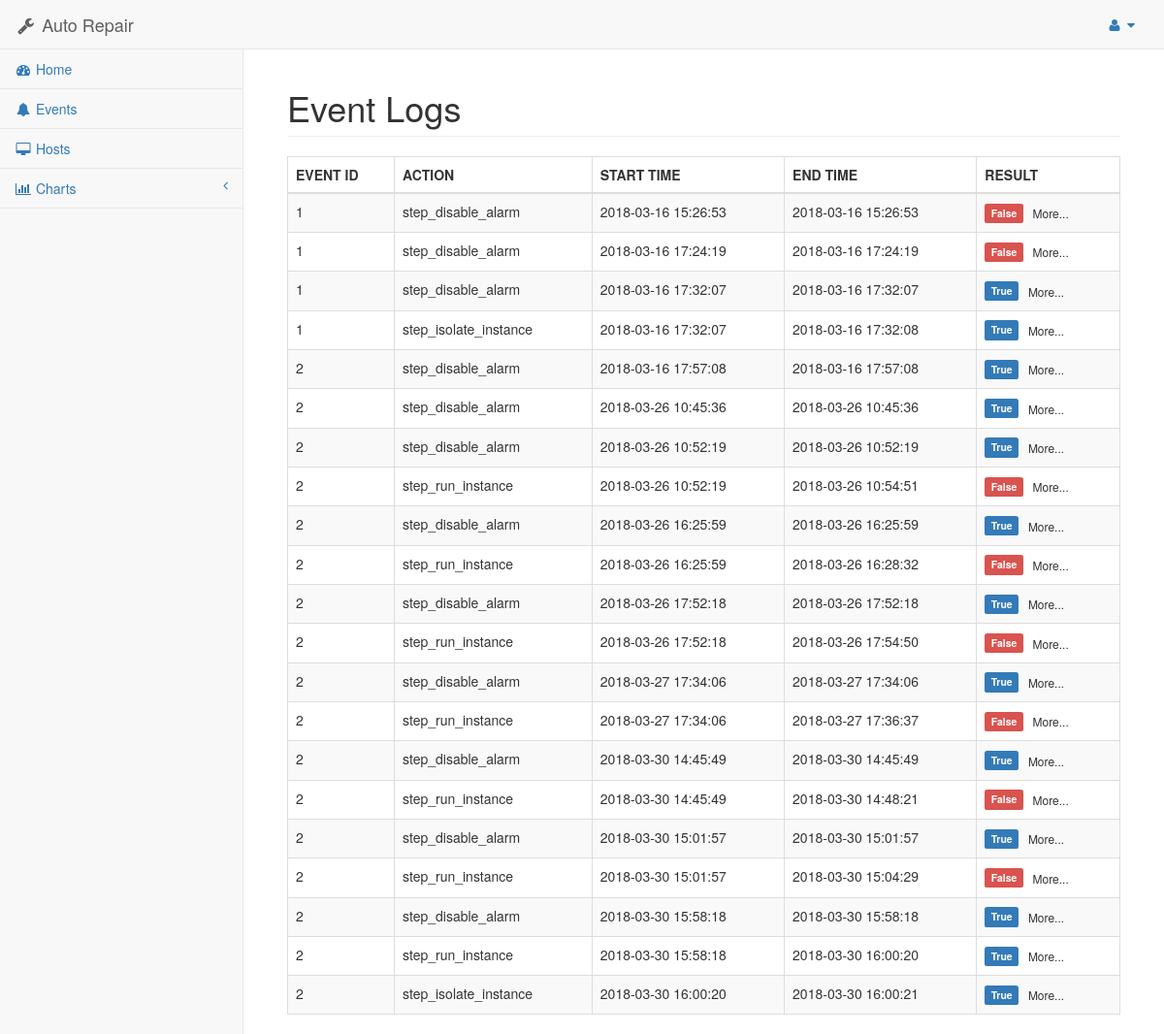
Page /event_logs/ on the committed database.
### asset/models.py (models this page shows, shortened)
class EventLog(models.Model):
    event = models.ForeignKey(OnlineEvent)
    start_time = models.DateTimeField()
    end_time = models.DateTimeField()
    action = models.CharField(max_length=500)
    result = models.CharField(max_length=100)
    args = models.TextField()
    note = models.TextField()

class OnlineEvent(models.Model):
    source = models.CharField(max_length=500)
    resource_type = models.CharField(max_length=500)
    event_type = models.CharField(max_length=500)
    resource_id = models.CharField(max_length=500)
    event_state = models.CharField(max_length=100, default="new")
    detail = models.TextField()
    result_detail = models.TextField()
    created_at = models.DateTimeField(auto_now_add=True)
    region = models.ForeignKey(Region, default=1)

### asset/views.py (the view)
# urls.py: url(r'event_logs/$', views.EventLogsView.as_view(), name='event_logs'),
class EventLogsView(View):
    template_name = 'asset/event_logs.html'
    context = {
        'title': "Event Logs"
    }
    def get(self, request):
        if request.GET.get('id'):
            event_logs = EventLog.objects.filter(event__id=request.GET.get('id'))
        else:
            event_logs = EventLog.objects.all()
        self.context['event_logs'] = event_logs
        return render(request, self.template_name, self.context)

### asset/templates/asset/event_logs.html (shortened to what this page needs)
{% extends 'asset/layout.html' %}
{% block content %}
<table class="table table-striped table-bordered table-hover">
    <thead>
        <th>EVENT ID</th>
        <th>ACTION</th>
        <th>START TIME</th>
        <th>END TIME</th>
        <th>RESULT</th>
    </thead>
    <tbody>
        {% for log in event_logs %}
        <tr>
            <td>{{log.event.id}}</td>
            <td>{{log.action}}</td>
            <td>{{log.start_time|date:"Y-m-d H:i:s"}}</td>
            <td>{{log.end_time|date:"Y-m-d H:i:s"}}</td>
            <td>
                {% if log.result == 'True' %}
                <span class="label label-lg label-primary"> {{log.result}}</span>
                <span
                class="btn btn-xs btn-white no-border tooltip-info"
                data-toggle="popover"
                data-placement="left"
                data-original-title="OK"
                data-content="{{log.note}}"
                title="" >More...</span>
                {% else %}
                <span class="label label-lg label-danger"> {{log.result}}</span>
                <span
                class="btn btn-xs btn-white no-border tooltip-error"
                data-toggle="popover"
                data-placement="left"
                data-original-title="Failed"
                data-content="{{log.note}}"
                title="" >More...</span>
                {% endif %}
            </td>
        </tr>
        {% endfor %}
    </tbody>
</table>
{% endblock %}

### asset/templates/asset/layout.html (shortened to what this page needs)
<!DOCTYPE html>{% load staticfiles %}
<html lang="en">
<head>
    <link href="{% static 'css/bootstrap.min.css' %}" rel="stylesheet">
    <link href="{% static 'css/metisMenu.min.css' %}" rel="stylesheet">
    <link href="{% static 'css/sb-admin-2.min.css' %}" rel="stylesheet">
    <link href="{% static 'css/font-awesome.min.css' %}" rel="stylesheet" type="text/css">
</head>
<body>
    <div id="wrapper">
        <nav class="navbar navbar-default navbar-static-top" role="navigation" style="margin-bottom: 0">
            <div class="navbar-header">
                <a class="navbar-brand" href="{% url 'index' %}">
                    <i class="fa fa-wrench fa-fw"></i>
                    Auto Repair
                </a>
            </div>
            <ul class="nav navbar-top-links navbar-right">
                <li class="dropdown">
                    <a class="dropdown-toggle" data-toggle="dropdown" href="#">
                        <i class="fa fa-user fa-fw"></i> <i class="fa fa-caret-down"></i>
                    </a>
                </li>
            </ul>
            <div class="navbar-default sidebar" role="navigation">
                <div class="sidebar-nav navbar-collapse">
                    <ul class="nav" id="side-menu">
                        <li>
                            <a href="{% url 'index' %}"><i class="fa fa-dashboard fa-fw"></i> Home</a>
                        </li>
                        <li>
                            <a href="{% url 'online_events' %}"><i class="fa fa-bell fa-fw"></i> Events</a>
                        </li>
                        <li>
                            <a href="{% url 'hosts' %}"><i class="fa fa-desktop fa-fw"></i> Hosts</a>
                        </li>
                        <li>
                            <a href="#"><i class="fa fa-bar-chart-o fa-fw"></i> Charts<span class="fa arrow"></span></a>
                        </li>
                    </ul>
                </div>
            </div>
        </nav>
        <div id="page-wrapper">
            <div class="container-fluid">
                <div class="row">
                    <div class="col-lg-12">
                        <h1 class="page-header">{{title}}</h1>
                    </div>
                </div>
                <div class="row">
                    <div class="col-lg-12">
                        {% block content %}{% endblock %}
                    </div>
                </div>
            </div>
        </div>
    </div>
</body>
</html>

### rows in the picture
EventLog: event.id "1", action "step_disable_alarm", start_time "2018-03-16 15:26:53", end_time "2018-03-16 15:26:53", result "False"
EventLog: event.id "1", action "step_disable_alarm", start_time "2018-03-16 17:24:19", end_time "2018-03-16 17:24:19", result "False"
EventLog: event.id "1", action "step_disable_alarm", start_time "2018-03-16 17:32:07", end_time "2018-03-16 17:32:07", result "True"
EventLog: event.id "1", action "step_isolate_instance", start_time "2018-03-16 17:32:07", end_time "2018-03-16 17:32:08", result "True"
EventLog: event.id "2", action "step_disable_alarm", start_time "2018-03-16 17:57:08", end_time "2018-03-16 17:57:08", result "True"
EventLog: event.id "2", action "step_disable_alarm", start_time "2018-03-26 10:45:36", end_time "2018-03-26 10:45:36", result "True"
EventLog: event.id "2", action "step_disable_alarm", start_time "2018-03-26 10:52:19", end_time "2018-03-26 10:52:19", result "True"
EventLog: event.id "2", action "step_run_instance", start_time "2018-03-26 10:52:19", end_time "2018-03-26 10:54:51", result "False"
EventLog: event.id "2", action "step_disable_alarm", start_time "2018-03-26 16:25:59", end_time "2018-03-26 16:25:59", result "True"
EventLog: event.id "2", action "step_run_instance", start_time "2018-03-26 16:25:59", end_time "2018-03-26 16:28:32", result "False"
EventLog: event.id "2", action "step_disable_alarm", start_time "2018-03-26 17:52:18", end_time "2018-03-26 17:52:18", result "True"
EventLog: event.id "2", action "step_run_instance", start_time "2018-03-26 17:52:18", end_time "2018-03-26 17:54:50", result "False"
EventLog: event.id "2", action "step_disable_alarm", start_time "2018-03-27 17:34:06", end_time "2018-03-27 17:34:06", result "True"
EventLog: event.id "2", action "step_run_instance", start_time "2018-03-27 17:34:06", end_time "2018-03-27 17:36:37", result "False"
EventLog: event.id "2", action "step_disable_alarm", start_time "2018-03-30 14:45:49", end_time "2018-03-30 14:45:49", result "True"
EventLog: event.id "2", action "step_run_instance", start_time "2018-03-30 14:45:49", end_time "2018-03-30 14:48:21", result "False"
EventLog: event.id "2", action "step_disable_alarm", start_time "2018-03-30 15:01:57", end_time "2018-03-30 15:01:57", result "True"
EventLog: event.id "2", action "step_run_instance", start_time "2018-03-30 15:01:57", end_time "2018-03-30 15:04:29", result "False"
EventLog: event.id "2", action "step_disable_alarm", start_time "2018-03-30 15:58:18", end_time "2018-03-30 15:58:18", result "True"
EventLog: event.id "2", action "step_run_instance", start_time "2018-03-30 15:58:18", end_time "2018-03-30 16:00:20", result "True"
EventLog: event.id "2", action "step_isolate_instance", start_time "2018-03-30 16:00:20", end_time "2018-03-30 16:00:21", result "True"

### other values in the picture
{{ title }} "Event Logs"
